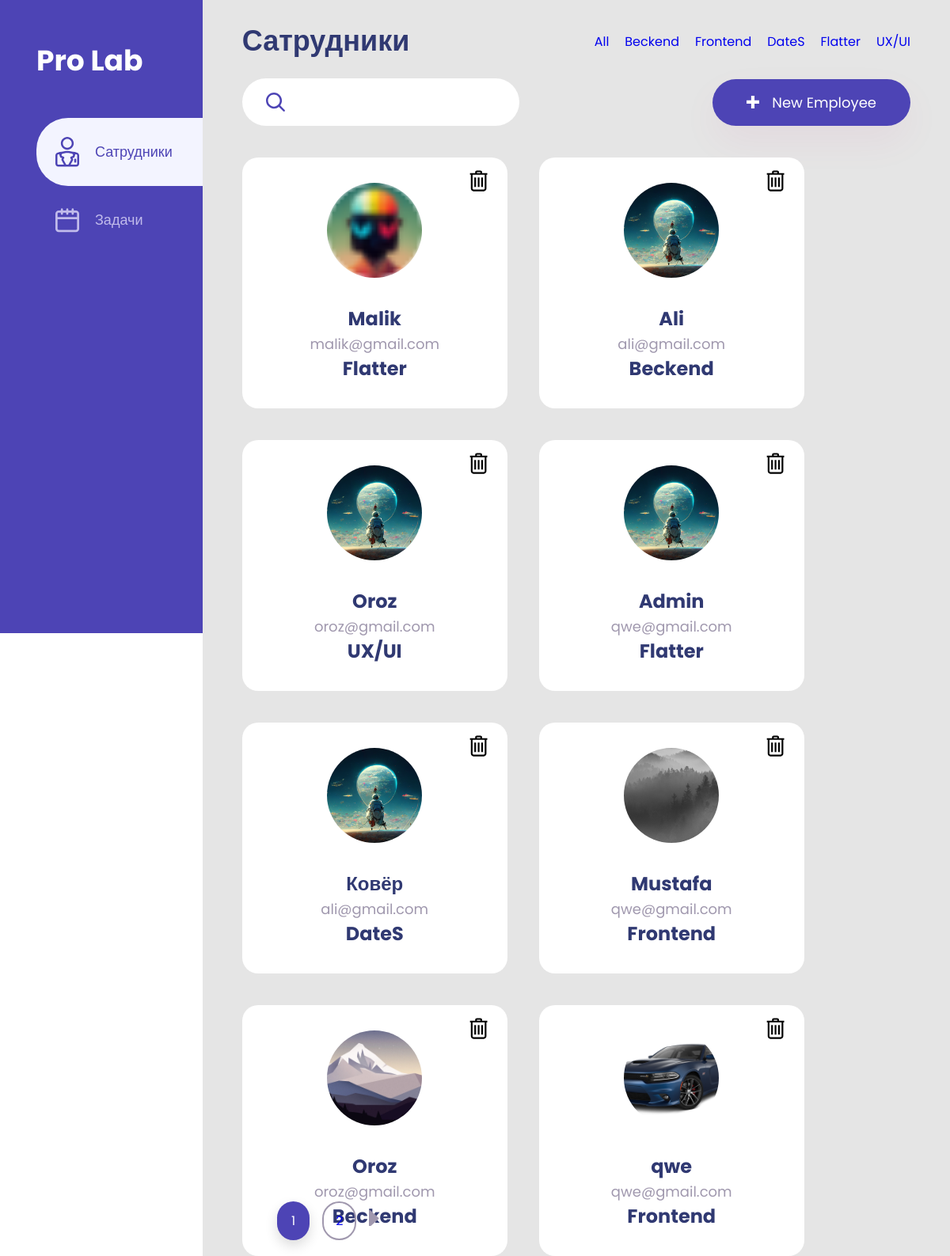
The page / on the database its author committed.
### main/models.py (models this page shows, shortened)
class Catigori_woork(models.Model):
    name = models.CharField(verbose_name=("Названия катигория"), max_length=50)
    def __str__(self) -> str:
        return self.name
    class Meta:
        verbose_name = "Катигория"
        verbose_name_plural = "Катигории"

class Sotrudnic(models.Model):
    img = models.ImageField(
        upload_to="Woor", verbose_name="Изображения сотрудника",
    )
    name = models.CharField(verbose_name="Имя", max_length=60)
    email = models.EmailField(verbose_name=("email"), max_length=254)
    jod = models.ForeignKey(
        to=Catigori_woork, on_delete=models.CASCADE, related_name="Sotrudnnic"
    )
    class Meta:
        verbose_name = "Сатрудник"
        verbose_name_plural = "Сатрудники"

### main/views.py (the view)
# urls.py: path("", index, name="home"),
def index(req):
    form = SotrudnicForm()
    if req.method == "POST":
        create(req)
    work = Sotrudnic.objects.all()
    deliteOk = req.GET.get("deliteOk", None)
    if deliteOk:
        id_del = Sotrudnic.objects.get(pk=deliteOk)
        id_del.delete()
        return redirect("home")
    sorch_work = req.GET.get("sorch", 0)
    if sorch_work:
        work = Sotrudnic.objects.filter(name__icontains=sorch_work)
    catigori_work = req.GET.get("catigori", 0)
    if catigori_work:
        work = Sotrudnic.objects.filter(jod_id__name__icontains=catigori_work)
    page = int(req.GET.get("page", 1))
    page_size = int(req.GET.get("page_size", 8))
    pagin = Paginator(work, page_size)
    work = pagin.get_page(page)
    if not catigori_work:
        catigori_work = 0
    return render(
        req,
        "components/workers.html",
        {
            "h1": "Сатрудники",
            "activ": False,
            "img_user": work,
            "catigori": Catigori_woork.objects.all(),
            "catigori_peng": catigori_work,
            "form": form,
        },
    )

### main/forms.py
class SotrudnicForm(forms.ModelForm):
    def __init__(self,*args, **kwargs) -> None:
        super().__init__(*args,**kwargs)
        self.fields['jod'].empty_label = 'Не выбранно'
    class Meta:
        model = Sotrudnic
        fields = ('img','name','email','jod',)
        labels = {
            "jod": ("должность"),
        }
        widgets = {
            'name':forms.TextInput(attrs={'calass':'input-name'}),
            'email':forms.TextInput(attrs={'calass':'input-name'}),
        }

### main/templatetags/carts.py (called while the page is built)
@register.simple_tag()
def get_all_worker():
    return Sotrudnic.objects.all()

### main/templates/components/workers.html (shortened to what this page needs)
{% extends "index.html" %}
{% load static %}
{% block catigori %}
    <a href="/?catigori=">All</a>
    {% for i in catigori %}
        <a href="/?catigori={{i.name}}">{{i.name}} </a>
    {% endfor %}
{% endblock catigori %}
{% block add %}
    <button class='foggel-form'><img src="{% static 'img/+.svg' %}" alt="+"> New Employee</button>
{% endblock add %}
{% block sorch %}
    <form action="{% url "home" %}" method="get">
        <input type="text" name='sorch'>
        <button type="submit"><img src="{% static 'img/sorch.svg' %}" alt="sorch"></button>
    </form>
{% endblock sorch %}
{% block main %}
    {% include "components/carts.html" %}
    {% include "components/page.html" %}
{% endblock main %}

### main/templates/index.html (shortened to what this page needs)
{% load static %}
<!DOCTYPE html>
<html lang="en">
<head>
    <link rel="stylesheet" href="{% static 'css/style.css' %}">
</head>
<body>
    <div id="left">
        <div class="legt_conteiner">
            <div class="left_items">
                <div class="logo">
                   <h1>Pro <span>Lab</span></h1>
                </div>
                <ul class='model_none'>
                    {% if activ %}
                        <li class=''>
                            <a href="{% url "home" %}">
                                <svg width="30.000000" height="37.500000" viewBox="0 0 30 37.5" fill="none" xmlns="http://www.w3.org/2000/svg" xmlns:xlink="http://www.w3.org/1999/xlink">
                                        <desc>
                                            Created with Pixso.
                                        </desc>
                                        <defs/>
                                    <path id="Vector" d="M12.92 37.5L3.75 37.5C1.67 37.5 0 35.82 0 33.75L0 23.33C0 21.52 1.29 19.97 3.07 19.64C5.72 19.16 10.27 18.33 12.85 17.87C14.27 17.61 15.72 17.61 17.14 17.87C19.72 18.33 24.27 19.16 26.92 19.64C28.7 19.97 30 21.52 30 23.33C30 26.06 30 30.83 30 33.75C30 35.82 28.32 37.5 26.25 37.5L12.92 37.5ZM24.78 21.8L24.79 21.8C25 22.13 25.06 22.54 24.92 22.91L24.04 25.41C23.93 25.74 23.68 26 23.36 26.14L21.7 26.87L22.36 28.19C22.55 28.56 22.54 28.99 22.34 29.35L19.2 35L26.25 35C26.93 35 27.5 34.43 27.5 33.75C27.5 30.83 27.5 26.06 27.5 23.33C27.5 22.73 27.06 22.21 26.47 22.1L24.78 21.8ZM21.36 21.17L16.69 20.32C15.57 20.12 14.42 20.12 13.3 20.32L8.63 21.17L7.63 22.67L8.12 24.07L10.5 25.1C10.81 25.24 11.05 25.5 11.17 25.82C11.29 26.14 11.27 26.5 11.11 26.8L10.16 28.71L13.65 35L16.34 35L19.83 28.71L18.88 26.8C18.72 26.5 18.7 26.14 18.82 25.82C18.94 25.5 19.18 25.24 19.5 25.1L21.87 24.07L22.36 22.67L21.36 21.17ZM5.21 21.8L3.52 22.1C2.93 22.21 2.5 22.73 2.5 23.33L2.5 33.75C2.5 34.43 3.06 35 3.75 35L10.79 35L7.65 29.35C7.45 28.99 7.44 28.56 7.63 28.19L8.29 26.87L6.63 26.14C6.31 26 6.06 25.74 5.95 25.41L5.07 22.91C4.93 22.54 4.99 22.13 5.2 21.8L5.21 21.8ZM23.75 28.75L23.75 31.25C23.75 31.94 24.31 32.5 25 32.5C25.68 32.5 26.25 31.94 26.25 31.25L26.25 28.75C26.25 28.06 25.68 27.5 25 27.5C24.31 27.5 23.75 28.06 23.75 28.75ZM15 0C10.51 0 6.87 3.64 6.87 8.12C6.87 12.6 10.51 16.25 15 16.25C19.48 16.25 23.12 12.6 23.12 8.12C23.12 3.64 19.48 0 15 0ZM15 2.5C18.1 2.5 20.62 5.02 20.62 8.12C20.62 11.23 18.1 13.75 15 13.75C11.89 13.75 9.37 11.23 9.37 8.12C9.37 5.02 11.89 2.5 15 2.5Z" fill-opacity="1.000000" fill-rule="evenodd"/>
                                </svg>
                                Сатрудники
                            </a>
                        </li>
                        <li class='activ'>
                            <a href="{% url "order" %}">
                                <svg class='svg' width="38.500000" height="38.500000" viewBox="0 0 38.5 38.5" fill="none" xmlns="http://www.w3.org/2000/svg" xmlns:xlink="http://www.w3.org/1999/xlink">
                                    <desc>
                                        Created with Pixso.
                                    </desc>
                                    <defs/>
                                <path id="Vector" d="M33.25 3.5L29.75 3.5L29.75 1.75C29.75 1.28 29.56 0.84 29.23 0.51C28.9 0.18 28.46 0 28 0C27.53 0 27.09 0.18 26.76 0.51C26.43 0.84 26.25 1.28 26.25 1.75L26.25 3.5L21 3.5L21 1.75C21 1.28 20.81 0.84 20.48 0.51C20.15 0.18 19.71 0 19.25 0C18.78 0 18.34 0.18 18.01 0.51C17.68 0.84 17.5 1.28 17.5 1.75L17.5 3.5L12.25 3.5L12.25 1.75C12.25 1.28 12.06 0.84 11.73 0.51C11.4 0.18 10.96 0 10.5 0C10.03 0 9.59 0.18 9.26 0.51C8.93 0.84 8.75 1.28 8.75 1.75L8.75 3.5L5.25 3.5C3.85 3.5 2.52 4.05 1.53 5.03C0.55 6.02 0 7.35 0 8.75L0 33.25C0 34.64 0.55 35.97 1.53 36.96C2.52 37.94 3.85 38.5 5.25 38.5L33.25 38.5C34.64 38.5 35.97 37.94 36.96 36.96C37.94 35.97 38.5 34.64 38.5 33.25L38.5 8.75C38.5 7.35 37.94 6.02 36.96 5.03C35.97 4.05 34.64 3.5 33.25 3.5ZM3.5 8.75C3.5 8.28 3.68 7.84 4.01 7.51C4.34 7.18 4.78 7 5.25 7L8.75 7L8.75 8.75C8.75 9.21 8.93 9.65 9.26 9.98C9.59 10.31 10.03 10.5 10.5 10.5C10.96 10.5 11.4 10.31 11.73 9.98C12.06 9.65 12.25 9.21 12.25 8.75L12.25 7L17.5 7L17.5 8.75C17.5 9.21 17.68 9.65 18.01 9.98C18.34 10.31 18.78 10.5 19.25 10.5C19.71 10.5 20.15 10.31 20.48 9.98C20.81 9.65 21 9.21 21 8.75L21 7L26.25 7L26.25 8.75C26.25 9.21 26.43 9.65 26.76 9.98C27.09 10.31 27.53 10.5 28 10.5C28.46 10.5 28.9 10.31 29.23 9.98C29.56 9.65 29.75 9.21 29.75 8.75L29.75 7L33.25 7C33.71 7 34.15 7.18 34.48 7.51C34.81 7.84 35 8.28 35 8.75L35 14L3.5 14L3.5 8.75ZM35 33.25C35 33.71 34.81 34.15 34.48 34.48C34.15 34.81 33.71 35 33.25 35L5.25 35C4.78 35 4.34 34.81 4.01 34.48C3.68 34.15 3.5 33.71 3.5 33.25L3.5 17.5L35 17.5L35 33.25Z" fill-opacity="1.000000" fill-rule="nonzero"/>
                                </svg>
                               Задачи
                            </a>
                        </li>
                        {% else %}
                            <li class='activ'>
                                <a href="{% url "home" %}">
                                    Сатрудники
                                </a>
                            </li>
                            <li>
                                <a href="{% url "order" %}">
                                   Задачи
                                </a>
                            </li>
                    {% endif %}
                </ul>
            </div>
        </div>
    </div>
    <div id="reght">
        <div class="reght_conteiner">
            <div class="reght_items">
                <header class='header'>
                    <h3>{{h1}}</h3>
                    <div class="catigori">
                        {% block catigori %}
                        {% endblock catigori %}
                    </div>
                </header>
                <nav>
                    {% block sorch %}
                    {% endblock sorch %}
                    <div class="gruup">
                        {% block add %}
                        {% endblock add %}
                    </div>
                </nav>
                <main class="main">
                    {% block main %}
                    {% endblock main %}
                </main>
            </div>
        </div>
    </div>
</body>
</html>

### main/templates/components/carts.html (shortened to what this page needs)
{% load carts %}
{% load static %}
<div class="cart">
  {% for user in img_user %}
    <div class="blok">
      <div id="top">
        <img src="{{ user.img.url }}" alt="user" />
      </div>
      <div id="bottom">
        <h4>{{ user.name }}</h4>
        <span>{{ user.email }}</span>
        <h3>{{ user.jod }}</h3>
      </div>
      <div class="delite-a">
        <button value="{{ user.id }} {{user.name}}">
        </button>
      </div>
    </div>
  {% endfor %}
</div>

### main/templates/components/page.html (shortened to what this page needs)
{% load static %}
{% if img_user.has_previous or img_user.has_next %}
    <nav id='nav'>
        <ul class="pagination">
            {% for i in img_user.paginator.page_range %}
                {% if img_user.number == i %}
                    <li class="page-item-num active">
                        <span class="page-link">{{ i }}</span>
                    </li>
                {% else %}
                    <li class="page-item-num">
                        <a class="page-link" href="?page={{ i }}{% if catigori_peng %}&catigori={% if catigori_peng  %}{{catigori_peng}}{% endif %} {% endif %}">{{ i }}</a>
                    </li>
                {% endif %}
            {% endfor %}
            {% if img_user.has_next %}
                <li class="page-item">
                    <a class="page-link" href="?page={{ img_user.next_page_number }}{% if catigori_peng %}&catigori={% if catigori_peng  %}{{catigori_peng}}{% endif %} {% endif %} ">
                    </a>
                </li>
            {% endif %}
        </ul>
    </nav>
{% endif %}

### static/css/style.css (style rules this page uses)
* { padding: 0; margin: 0; box-sizing: border-box; font-family: "Poppins", sans-serif; }
button { cursor: pointer; }
body { display: flex; }
a { text-decoration: none; }
li { list-style: none; }

### rows shown on the page
Catigori_woork: name "Beckend"
Catigori_woork: name "Frontend"
Catigori_woork: name "DateS"
Catigori_woork: name "Flatter"
Catigori_woork: name "UX/UI"
Sotrudnic: img (placeholder picture), name "Malik", email "malik@gmail.com", jod "Flatter"
Sotrudnic: img (placeholder picture), name "Ali", email "ali@gmail.com", jod "Beckend"
Sotrudnic: img (placeholder picture), name "Oroz", email "oroz@gmail.com", jod "UX/UI"
Sotrudnic: img (placeholder picture), name "Admin", email "qwe@gmail.com", jod "Flatter"
Sotrudnic: img (placeholder picture), name "Ковёр", email "ali@gmail.com", jod "DateS"
Sotrudnic: img (picture), name "Mustafa", email "qwe@gmail.com", jod "Frontend"
Sotrudnic: img (picture), name "Oroz", email "oroz@gmail.com", jod "Beckend"
Sotrudnic: img (picture), name "qwe", email "qwe@gmail.com", jod "Frontend"

### other values the page prints
{{ h1 }} "Сатрудники"
{{ i }} "1"
{{ i }} "2"
